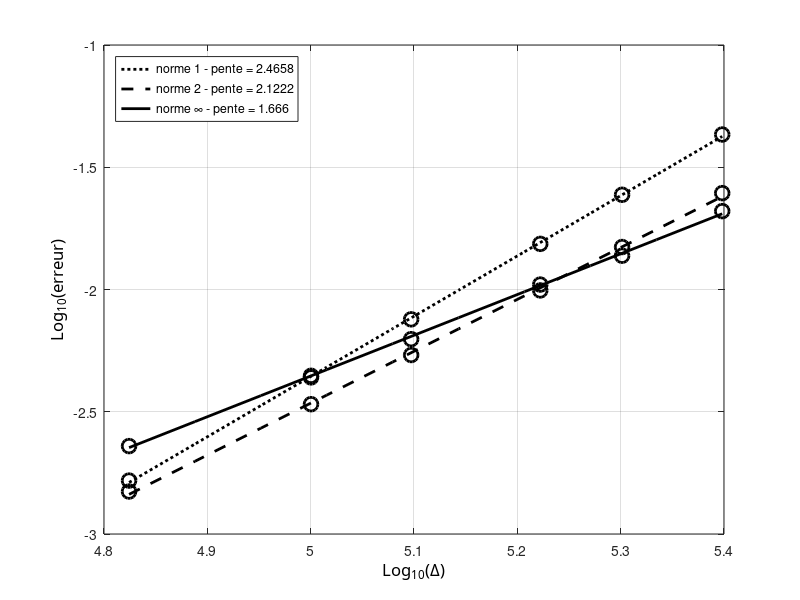

This figure's MATLAB source:
clc; clear all; close all;

radius=6371220;
N=[40 50 60 80 100 150];
dx=2*pi*radius./(4*N);
% e1=[3.7638e-2 2.1323e-2 1.3546e-2 6.6905e-3 3.9119e-3 1.4922e-3];
% e2=[2.0633e-2 1.2496e-2 8.4518e-3 4.6505e-3 2.9448e-3 1.3019e-3];
% e3=[1.4639e-2 1.0056e-2 7.3167e-3 4.6060e-3 3.1809e-3 1.6341e-3];

e1=[4.3043e-2 2.4403e-2 1.5367e-2 7.5508e-3 4.3709e-3 1.6538e-3];
e2=[2.4784e-2 1.4917e-2 9.9131e-3 5.3960e-3 3.3958e-3 1.4917e-3];
e3=[2.0921e-2 1.3748e-2 1.0476e-2 6.2646e-3 4.4360e-3 2.2885e-3]; 

ldx=log10(dx);
le1=log10(e1);
le2=log10(e2);
le3=log10(e3);

%% plot 1
figure(11); 
%% curve 1
hl1=plot(ldx,le1,'ok');
set(hl1,'LineWidth',2.0);
set(hl1,'MarkerSize',10);
%set(hl1,'MarkerFaceColor','m');
%set(hl1,'MarkerEdgeColor','k');

hold on;
[a1,b1]=polyfit(ldx,le1,1);
tt=linspace(min(ldx),max(ldx),10);
lsq1=a1(2)+a1(1)*tt;
%a1=[3.8523 -35.1389]; lsq1=a1(2)+a1(1)*tt;
% %% courbes...
%hlf1=plot(tt,lsq1,'-r');
hlf1=plot(tt,lsq1,':k');
set(hlf1,'LineWidth',2.0);


%% curve 2
hl2=plot(ldx,le2,'ok');
set(hl2,'LineWidth',2.0);
set(hl2,'MarkerSize',10);
%set(hl2,'MarkerFaceColor','b');
%set(hl2,'MarkerEdgeColor','k');

hold on;
[a2,b1]=polyfit(ldx,le2,1);
tt=linspace(min(ldx),max(ldx),10);
lsq1=a2(2)+a2(1)*tt;
%a2=[3.8805 -35.1747]; lsq1=a2(2)+a2(1)*tt;
% %% courbes...
%hlf2=plot(tt,lsq1,'-b');
hlf2=plot(tt,lsq1,'--k');
set(hlf2,'LineWidth',2.0);

%% curve 3
hl3=plot(ldx,le3,'ok');
set(hl3,'LineWidth',2.0);
set(hl3,'MarkerSize',10);
%set(hl3,'MarkerFaceColor','r');
%set(hl3,'MarkerEdgeColor','k');

hold on;
[a3,b1]=polyfit(ldx,le3,1);
tt=linspace(min(ldx),max(ldx),10);
lsq1=a3(2)+a3(1)*tt;
%a3=[3.9806 -35.3017]; lsq1=a3(2)+a3(1)*tt;
% %% courbes...
%hlf3=plot(tt,lsq1,'-g');
hlf3=plot(tt,lsq1,'-k');
set(hlf3,'LineWidth',2.0);

ha=gca;
xa=get(gca,'Xlabel');
set(ha,'Xgrid','on');
set(xa,'String','Log_{10}(\Delta)');
set (xa,'FontName','Calibri');
set(xa,'FontSize',12);

% ylabel
ha=gca;
ya=get(gca,'Ylabel');
set(ha,'Ygrid','on');
set(ya,'String','Log_{10}(erreur)');
set (ya,'FontName','Calibri');
set(ya,'FontSize',12);

%% legend
legend([hlf1,hlf2,hlf3],{['norme 1 - pente = ' num2str(a1(1))],['norme 2 - pente = ' num2str(a2(1))],['norme \infty - pente = ' num2str(a3(1))]},'Location','NorthWest')

%% texte
ht=text('Position',[4.5,-8.3,0],'String','N=256');
set(ht,'FontSize',12);
ht=text('Position',[4.8,-9,0],'String','N=128');
set(ht,'FontSize',12);
ht=text('Position',[5.1,-7.9,0],'String','N=64');
set(ht,'FontSize',12);
ht=text('Position',[5.4,-6.5,0],'String','N=32');
set(ht,'FontSize',12);
ht=text('Position',[5.7,-5.5,0],'String','N=16');
set(ht,'FontSize',12);
ht=text('Position',[6,-4.2,0],'String','N=8');
set(ht,'FontSize',12);